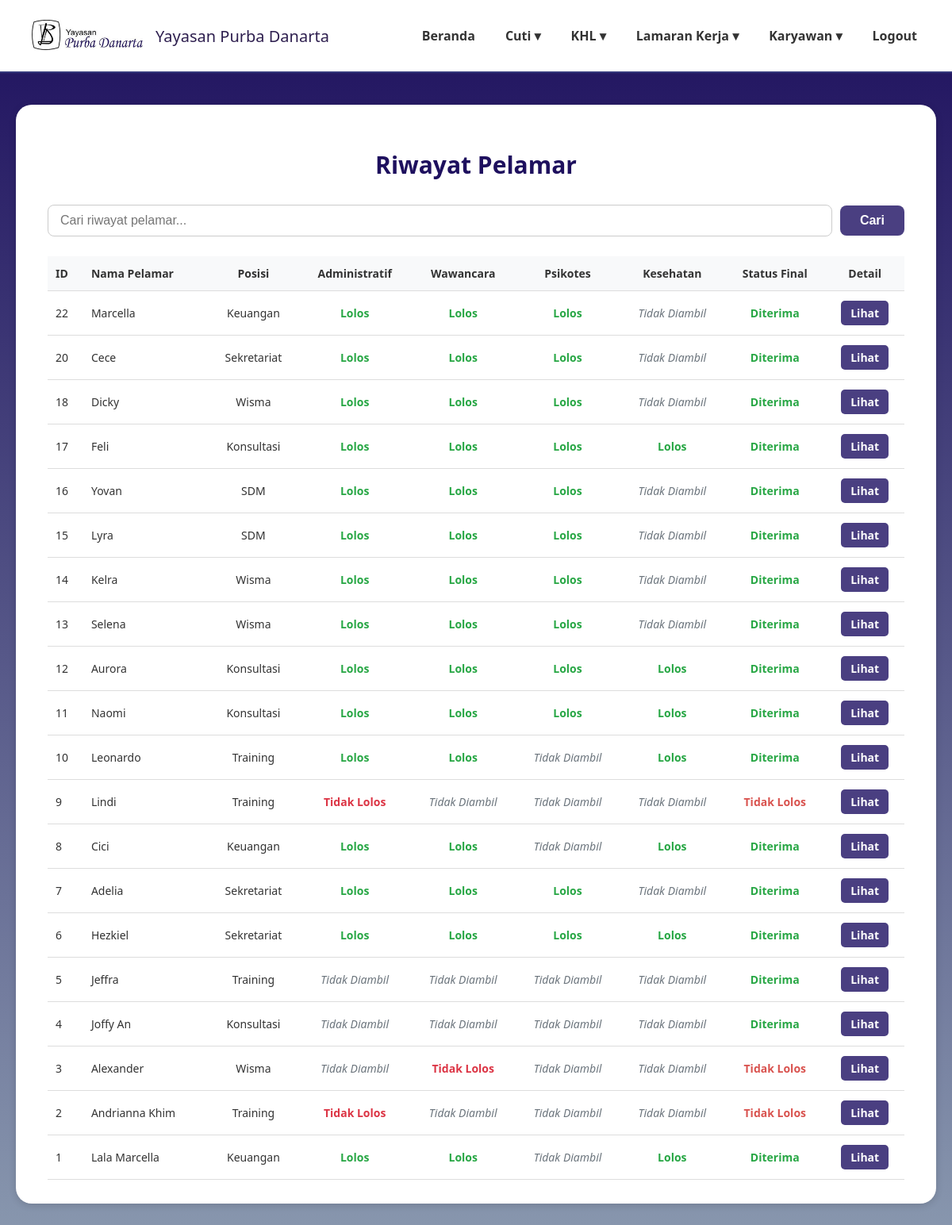
The page /riwayat_pelamar.php (signed in) on the database as committed earlier.
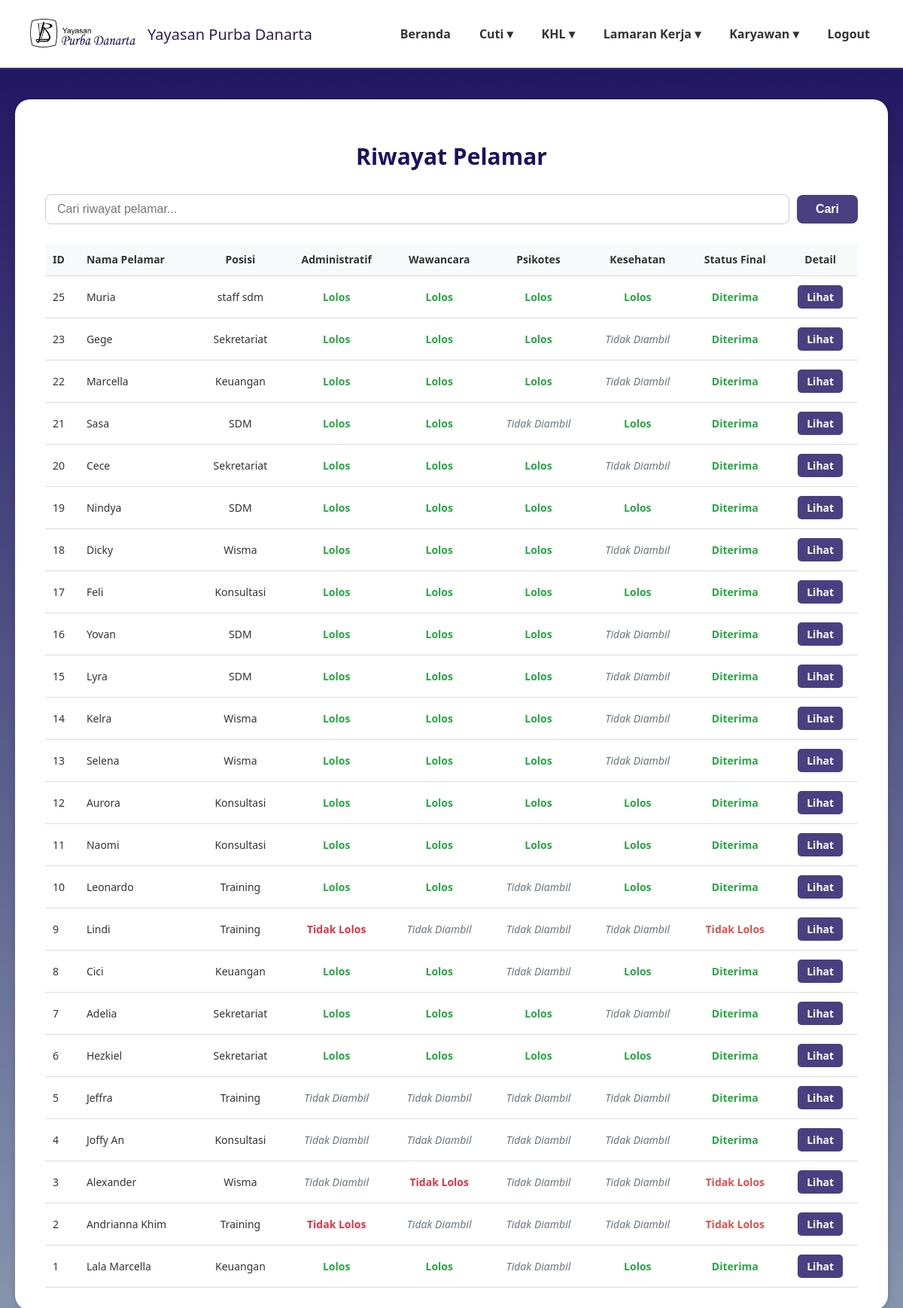
The same page on the database as committed later.
### tables this page shows
CREATE TABLE `data_pelamar` (
  `id` int(11) NOT NULL,
  `user_id` int(11) NOT NULL,
  `nama_lengkap` varchar(100) DEFAULT NULL,
  `posisi_dilamar` varchar(100) DEFAULT NULL,
  `jenis_kelamin` varchar(20) DEFAULT NULL,
  `tempat_lahir` varchar(100) DEFAULT NULL,
  `tanggal_lahir` date DEFAULT NULL,
  `nik` varchar(50) DEFAULT NULL,
  `alamat_rumah` text DEFAULT NULL,
  `alamat_domisili` text DEFAULT NULL,
  `no_telp` varchar(20) DEFAULT NULL,
  `email` varchar(100) DEFAULT NULL,
  `agama` varchar(50) DEFAULT NULL,
  `kontak_darurat` varchar(50) DEFAULT NULL,
  `pendidikan_terakhir` varchar(50) DEFAULT NULL,
  `surat_lamaran` varchar(255) DEFAULT NULL,
  `cv` varchar(255) DEFAULT NULL,
  `photo_formal` varchar(255) DEFAULT NULL,
  `ijazah_transkrip` varchar(255) DEFAULT NULL,
  `berkas_pendukung` varchar(255) DEFAULT NULL,
  `ktp` varchar(255) DEFAULT NULL,
  `status` varchar(50) DEFAULT 'Menunggu Proses',
  `status_seleksi` varchar(100) DEFAULT 'Proses seleksi sedang berlangsung',
  `pengumuman` text DEFAULT 'Belum ada pengumuman saat ini.',
  `created_at` timestamp NOT NULL DEFAULT current_timestamp()
);

### riwayat_pelamar.php (the view, shortened to what this page needs)
<?php
require 'config.php';
$sql = "
    SELECT
        dp.id,
        dp.nama_lengkap,
        dp.posisi_dilamar,
        COALESCE(rp.status_administratif, 'Tidak Diambil') as status_administratif,
        COALESCE(rp.status_wawancara, 'Tidak Diambil') as status_wawancara,
        COALESCE(rp.status_psikotes, 'Tidak Diambil') as status_psikotes,
        COALESCE(rp.status_kesehatan, 'Tidak Diambil') as status_kesehatan,
        COALESCE(rp.status_final, 'Tidak Diambil') as status_final
    FROM
        data_pelamar dp
    LEFT JOIN
        riwayat_pelamar rp ON dp.id = rp.pelamar_id
    WHERE
        dp.status IN ('Diterima', 'Tidak Lolos')
";
$sql .= " ORDER BY dp.id DESC";
$query_pelamar = $conn->prepare($sql);
$query_pelamar->execute();
$riwayat_pelamar_result = $query_pelamar->get_result();
function displayStatus($status) {
    switch($status) {
        case 'Lolos':
            return '<span style="color: #28a745; font-weight: bold;">Lolos</span>';
        case 'Tidak Lolos':
            return '<span style="color: #dc3545; font-weight: bold;">Tidak Lolos</span>';
        case 'Tidak Diambil':
        default:
            return '<span style="color: #6c757d; font-style: italic;">Tidak Diambil</span>';
    }
}
?>
<!DOCTYPE html>
<html lang="id">
<head>
</head>
<body>
<header>
    <div class="logo">
        <img src="image/namayayasan.png" alt="Logo Yayasan">
        <span>Yayasan Purba Danarta</span>
    </div>
    <nav>
        <ul>
            <li><a href="dashboardadmin.php">Beranda</a></li>
            <li><a href="#">Cuti ▾</a>
            </li>
            <li><a href="#">KHL ▾</a>
            </li>
            <li><a href="#">Lamaran Kerja ▾</a>
            </li>
            <li><a href="#">Karyawan ▾</a>
            </li>
            <li><a href="logout2.php">Logout</a></li>
        </ul>
    </nav>
</header>
<main>
    <div class="card">
        <h2 class="page-title">Riwayat Pelamar</h2>
        <form method="GET" action="" class="action-bar">
            <input type="search" name="search" placeholder="Cari riwayat pelamar..." value="<?= isset($_GET['search']) ? htmlspecialchars($_GET['search']) : '' ?>">
            <button type="submit" class="btn-cari">Cari</button>
        </form>
        <div style="overflow-x:auto;">
            <table class="data-table">
                <thead>
                    <tr>
                        <th class="text-left">ID</th>
                        <th class="text-left">Nama Pelamar</th>
                        <th>Posisi</th>
                        <th>Administratif</th>
                        <th>Wawancara</th>
                        <th>Psikotes</th>
                        <th>Kesehatan</th>
                        <th>Status Final</th>
                        <th>Detail</th>
                    </tr>
                </thead>
                <tbody>
                    <?php if ($riwayat_pelamar_result->num_rows > 0): ?>
                        <?php while($row = $riwayat_pelamar_result->fetch_assoc()): ?>
                            <tr>
                                <td class="text-left"><?= $row['id'] ?></td>
                                <td class="text-left"><?= htmlspecialchars($row['nama_lengkap']) ?></td>
                                <td><?= htmlspecialchars($row['posisi_dilamar']) ?></td>
                                <td><?= displayStatus($row['status_administratif']) ?></td>
                                <td><?= displayStatus($row['status_wawancara']) ?></td>
                                <td><?= displayStatus($row['status_psikotes']) ?></td>
                                <td><?= displayStatus($row['status_kesehatan']) ?></td>
                                <td>
                                    <?php if ($row['status_final'] == 'Diterima'): ?>
                                        <span class="status-diterima">Diterima</span>
                                    <?php elseif ($row['status_final'] == 'Tidak Lolos'): ?>
                                        <span class="status-tidak-lolos">Tidak Lolos</span>
                                    <?php else: ?>
                                        -
                                    <?php endif; ?>
                                </td>
                                <td><a href="detail_pelamar.php?id=<?= $row['id'] ?>" class="btn-aksi btn-lihat">Lihat</a></td>
                            </tr>
                        <?php endwhile; ?>
                    <?php else: ?>
                        <tr><td colspan="9" class="no-data">Belum ada riwayat pelamar.</td></tr>
                    <?php endif; ?>
                </tbody>
            </table>
        </div>
    </div>
</main>
</body>
</html>

Rows that differ between the two databases and show on the page:
added data_pelamar: id "25", nama_lengkap "Muria", posisi_dilamar "staff sdm", shows "Lolos Lolos Lolos Lolos", shows "Diterima"
added data_pelamar: id "23", nama_lengkap "Gege", posisi_dilamar "Sekretariat", shows "Lolos Lolos Lolos", shows "Diterima"
now on this page (row edited): data_pelamar: id "21", nama_lengkap "Sasa", posisi_dilamar "SDM", shows "Lolos Lolos Lolos", shows "Diterima"
now on this page (row edited): data_pelamar: id "19", nama_lengkap "Nindya", posisi_dilamar "SDM", shows "Lolos Lolos Lolos Lolos", shows "Diterima"
